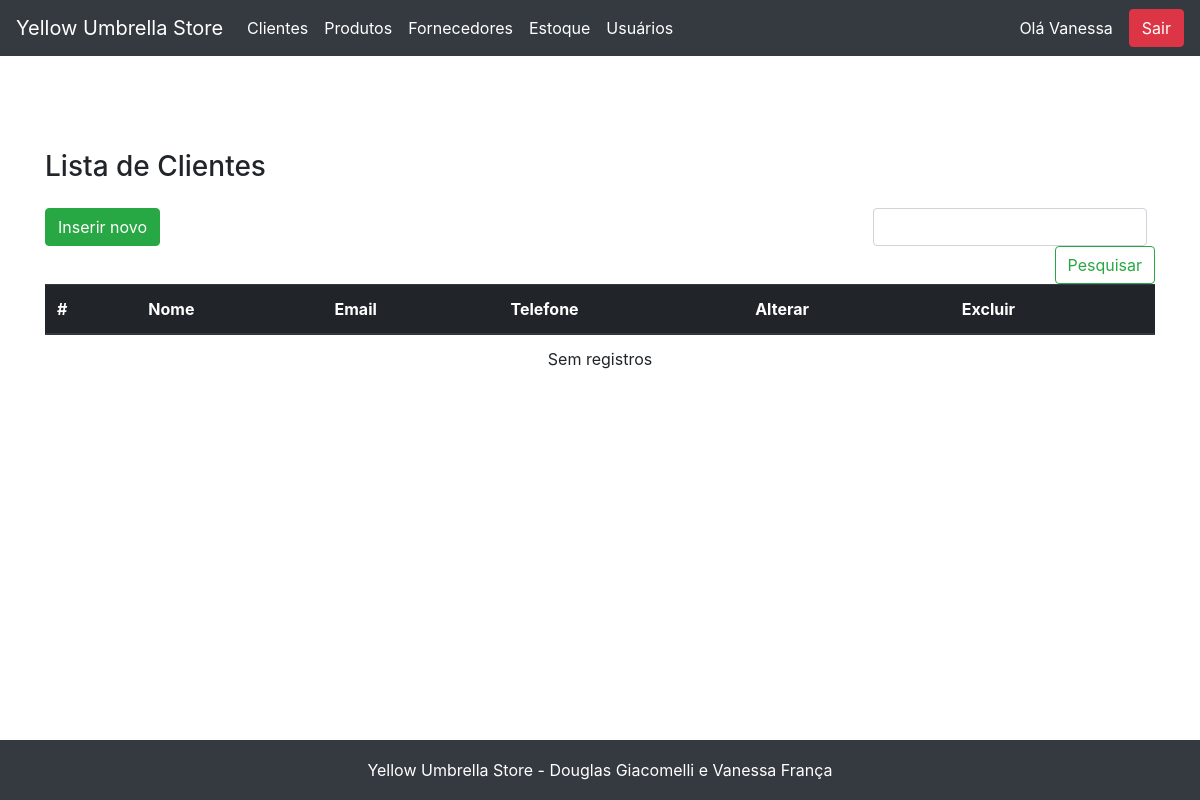
/cliente/view_clientes.php (signed in), run on an earlier commit of the app's database.
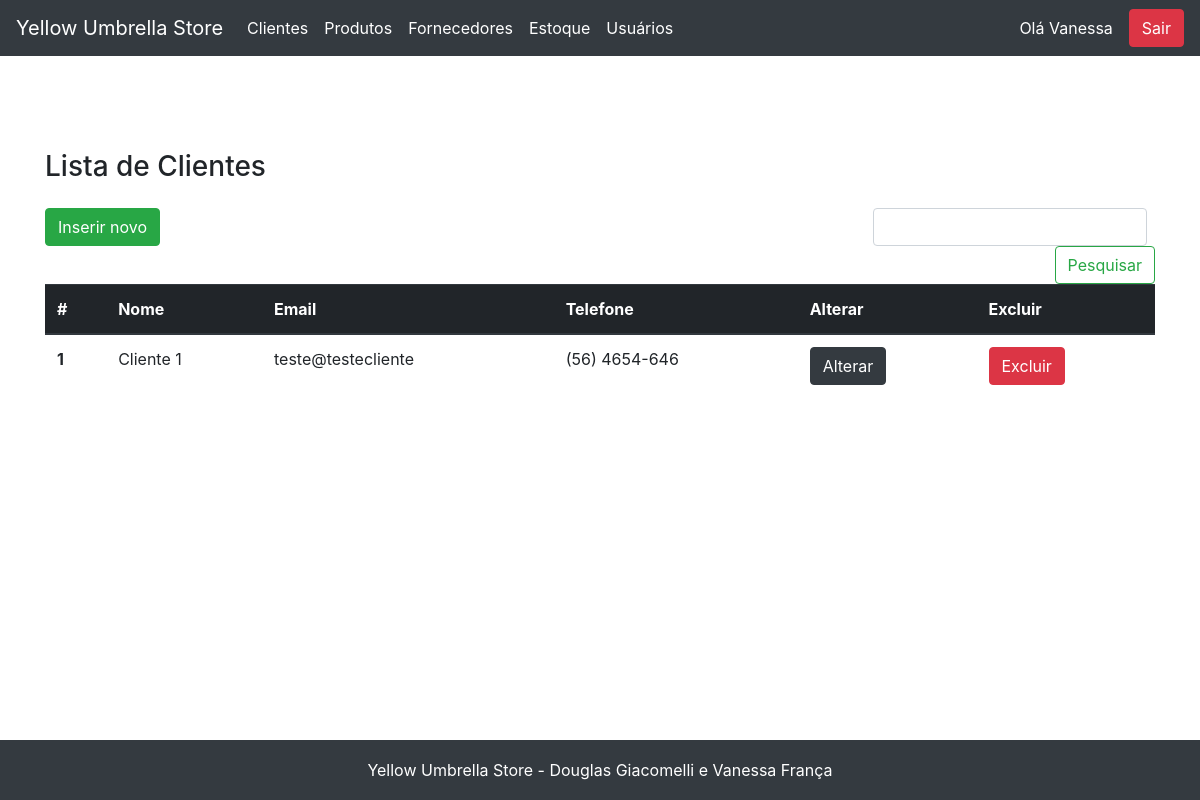
And on a later commit of the database.
### tables this page shows
CREATE TABLE `cliente` (
  `id` int NOT NULL AUTO_INCREMENT,
  `nome` varchar(255) NOT NULL,
  `telefone` varchar(255) NOT NULL,
  `email` varchar(255) NOT NULL,
  `cartao_credito` varchar(255) NOT NULL,
  `endereco_id` int NOT NULL,
  PRIMARY KEY (`id`),
  KEY `endereco_id` (`endereco_id`),
  CONSTRAINT `cliente_ibfk_2` FOREIGN KEY (`endereco_id`) REFERENCES `endereco` (`id`) ON DELETE CASCADE ON UPDATE RESTRICT
);

### fachada.php (called while the page is built, shortened)
<?php
include_once('model/Produto.php');
include_once('model/Cliente.php');
include_once('dao/mysql/MysqlDaoFactory.php');
$factory = new MysqlDaofactory();
?>

### dao/mysql/MysqlDaoFactory.php (called while the page is built, shortened)
<?php
include_once('MysqlClienteDao.php');
class MysqlDaofactory extends DaoFactory {
    private $host = "localhost";
    private $db_name = "web2";
    private $port = "3306";
    private $username = "root";
    private $password = "v6a10fr4nc486";
    public function getConnection(){
        $this->conn = null;
        $dsn="mysql:host=" . $this->host . ";port=" . $this->port . ";dbname=" . $this->db_name;
        try{
            $this->conn = new PDO($dsn, $this->username, $this->password);
      }catch(PDOException $exception){
            echo "Connection error: " . $exception->getMessage() . "\n";
            echo "DSN = " . $dsn;
        }
        return $this->conn;
    }
    public function getClienteDao() {
        return new MysqlClienteDao($this->getConnection());
    }
}
?>

### dao/DAO.php (called while the page is built, shortened)
<?php
abstract class DAO {
    public function __construct($conn){
        $this->conn = $conn;
    }
}
?>

### dao/mysql/MysqlClienteDao.php (called while the page is built, shortened)
<?php
include_once($_SERVER['DOCUMENT_ROOT'].'/yellow_umbrella/dao/DAO.php');
class MysqlClienteDao extends DAO implements ClienteDao {
    private $table_name = 'cliente';
    public function buscaTodos() {
        $query = "SELECT
                    id, nome, telefone, email, cartao_credito, endereco_id
                FROM
                    " . $this->table_name .
                    " ORDER BY id ASC";
        $stmt = $this->conn->prepare( $query );
        $stmt->execute();
        $clientes = [];
        while ($row = $stmt->fetch(PDO::FETCH_ASSOC)){
            extract($row);
            $cliente = new Cliente($id,$nome,$telefone,$email,$cartao_credito, $endereco_id);
            $clientes[] = $cliente;
        }
        return $clientes;
    }
}
?>

### model/Cliente.php (called while the page is built, shortened)
<?php
class Cliente{
    private $id;
    private $nome;
    private $telefone;
    private $email;
    public function __construct( $id, $nome, $telefone, $email, $cartao_credito, $endereco_id){
        $this->id=$id;
        $this->nome=$nome;
        $this->email=$email;
        $this->telefone=$telefone;
    }
    public function getId() { return $this->id; }
    public function getNome() { return $this->nome; }
    public function getEmail() { return $this->email; }
    public function getTelefone() { return $this->telefone; }
}
?>

### cliente/view_clientes.php (the view, shortened to what this page needs)
<?php
    include "../fachada.php";
    include "../header.php";
    $dao = $factory->getClienteDao();
    $clientes = $dao->buscaTodos();
    $clientes = (isset($_SESSION["clientes"])) ? ($_SESSION["clientes"]) : ($clientes);
?>
<main role="main" class="container">
    <h3 class="mb-3">Lista de Clientes</h3>
    <div class="row">
    <div class="col-12">
        </div>
        <div class="col-lg-8 col-sm-12">
            <a href="view_cadastro_cliente.php" class="btn btn-success mb-2">Inserir novo</a>
        </div>
        <div class="col-lg-4 col-sm-12">
            <form class="form-inline mt-2 mt-md-0 form-search-list" action="<?=$base?>/cliente/executa_pesquisa.php" method="POST">
                <input class="form-control mr-sm-2" type="text" name="pesquisa" aria-label="Pesquisar">
                <button class="btn btn-outline-success my-2 my-sm-0" type="submit">Pesquisar</button>
            </form>
        </div>
        <div class="col-12">
        <table class="table table-responsive">
            <thead class="thead-dark">
                <tr>
                <th scope="col">#</th>
                <th scope="col">Nome</th>
                <th scope="col">Email</th>
                <th scope="col">Telefone</th>
                <th scope="col">Alterar</th>
                <th scope="col">Excluir</th>
                </tr>
            </thead>
            <tbody>
            <?php
                if($clientes){
                    foreach($clientes as $item){
            ?>
                <tr>
                <th scope="row"><?=$item->getID()?></th>
                <td><?=$item->getNome()?></td>
                <td><?=$item->getEmail()?></td>
                <td><?=$item->getTelefone()?></td>
                <td><a href="view_editar_cliente.php?id=<?=$item->getID()?>" class="btn btn-dark">Alterar</button></td>
                <td><a href="exclui_cliente.php?id=<?=$item->getID()?>" id="excluiClientes" class="btn btn-danger" onclick="return confirm('Você quer mesmo remover este cliente?')">Excluir</button></td>
                </tr>
            <?php
                    }
                }else{
                    echo "<td colspan=7 style='text-align:center;'>Sem registros</td>";
                }
            ?>
            </tbody>
        </table>
        </div>
    </div>
</main>
<?php include "../footer.php"; ?>

### header.php (shortened to what this page needs)
<?php
  $httpProtocol = !isset($_SERVER['HTTPS']) || $_SERVER['HTTPS'] != 'on' ? 'http' : 'https';
  $base = $httpProtocol.'://'.$_SERVER['HTTP_HOST'].'/yellow_umbrella';
?>
<!doctype html>
<html lang="en">
  <head>
    <link href="../assets/bootstrap4/dist/css/bootstrap.min.css" rel="stylesheet">
    <link href="../assets/css/sticky-footer.css" rel="stylesheet">
    <link href="../assets/css/custom.css" rel="stylesheet">
  </head>
  <body>
    <header>
      <nav class="navbar navbar-expand-md navbar-dark fixed-top bg-dark">
        <a class="navbar-brand" href="<?=$base?>/index/view_index.php">Yellow Umbrella Store</a>
        <div class="collapse navbar-collapse" id="navbarCollapse">
          <ul class="navbar-nav mr-auto">
            <?php
              if(isset($_SESSION["id_usuario"]) && trim($_SESSION["id_usuario"]) != ""){
            ?>
                <li class="nav-item active">
                  <a class="nav-link" href="<?=$base?>/cliente/view_clientes.php">Clientes</a>
                </li>
                <li class="nav-item active">
                  <a class="nav-link" href="<?=$base?>/produto/view_produtos.php">Produtos</a>
                </li>
                <li class="nav-item active">
                  <a class="nav-link" href="<?=$base?>/fornecedor/view_fornecedores.php">Fornecedores</a>
                </li>
                <li class="nav-item active">
                  <a class="nav-link" href="<?=$base?>/estoque/view_estoque.php">Estoque</a>
                </li>
                <li class="nav-item active">
                  <a class="nav-link" href="<?=$base?>/usuario/view_usuarios.php">Usuários</a>
                </li>
            <?php
              }
            ?>
          </ul>
          <?php
            if(isset($_SESSION["id_usuario"]) && trim($_SESSION["id_usuario"]) != ""){
          ?>
            <span class='greetings-user'>Olá <?=$_SESSION["nome_usuario"]?></span>
            <a class="btn btn-danger btn-logout" href="<?=$base?>/login/executa_logout.php" onclick="return confirm('Você quer mesmo sair?')">Sair</a>
          <?php
            }
          ?>
        </div>
      </nav>
    </header>

### footer.php (shortened to what this page needs)
    <footer class="footer bg-dark">
      <div class="container">
        <span class="footer-text">Yellow Umbrella Store - Douglas Giacomelli e Vanessa França</span>
      </div>
    </footer>
  </body>
</html>

### assets/css/sticky-footer.css (style rules this page uses)
html { position: relative; min-height: 100%; }
body { margin-bottom: 60px; }
.footer { position: absolute; bottom: 0; width: 100%; height: 60px; line-height: 60px; background-color: #f5f5f5; }
body > .container { padding: 150px 15px 0; }
.footer > .container { padding-right: 15px; padding-left: 15px; text-align: center; }
.footer-text, .greetings-user { color: #fff; }
.btn-logout { margin-left: 1rem; }
.form-search-list { justify-content: flex-end; }
.table-responsive { display: table; }

### assets/css/custom.css (style rules this page uses)
.footer-text, .greetings-user { color: #fff; }
.btn-logout { margin-left: 1rem; }
.form-search-list { justify-content: flex-end; }
.table-responsive { display: table; }

What changed in the data, as far as the page shows it:
added cliente: id "1", nome "Cliente 1", email "teste@testecliente", telefone "(56) 4654-646"
Also different on the page:
text no longer shown: "Sem registros"
